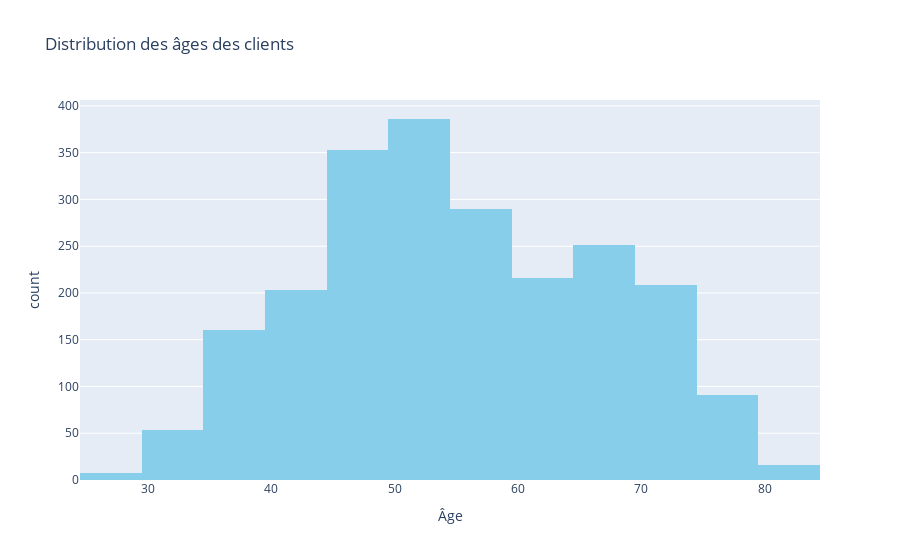

Notebook cell for this chart:
### Code cell
import pandas as pd
import plotly.express as px


# Calculer l'âge des clients
#df['Age'] = 2024 - df['Year_Birth']

# Créer un histogramme interactif avec Plotly
fig = px.histogram(df, x='Age', nbins=20, title='Distribution des âges des clients',
                   labels={'Age': 'Âge'}, 
                   color_discrete_sequence=['skyblue'])

# Afficher le graphique
fig.show()

### Figure 1 — Plotly figure (JSON) as saved in the notebook; plotly's stock layout.template omitted (floating-point values rounded to 4 significant figures; data arrays with more than 128 entries replaced by an {"elided": "..."} marker saying what was removed)
{"data": [{"alignmentgroup": "True", "bingroup": "x", "hovertemplate": "Âge=%{x}<br>count=%{y}<extra></extra>", "legendgroup": "", "marker": {"color": "skyblue", "pattern": {"shape": ""}}, "name": "", "nbinsx": 20, "offsetgroup": "", "orientation": "v", "showlegend": false, "type": "histogram", "x": {"elided": "2236 int values"}, "xaxis": "x", "yaxis": "y"}], "layout": {"barmode": "relative", "legend": {"tracegroupgap": 0}, "title": {"text": "Distribution des âges des clients"}, "xaxis": {"anchor": "y", "domain": [0, 1], "title": {"text": "Âge"}}, "yaxis": {"anchor": "x", "domain": [0, 1], "title": {"text": "count"}}}}
